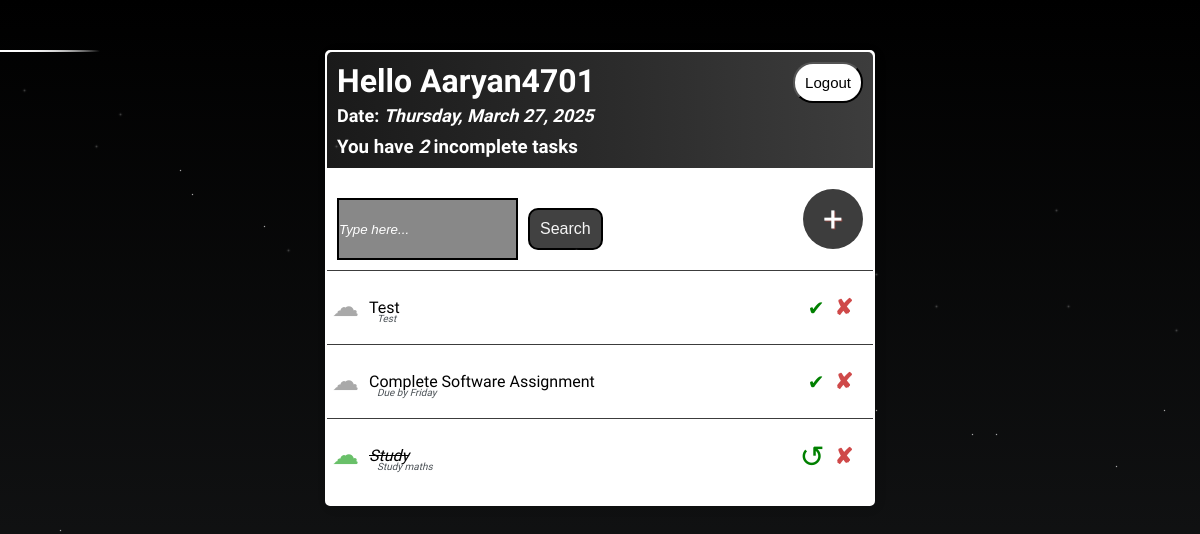
Before: / (signed in) with the older database file.
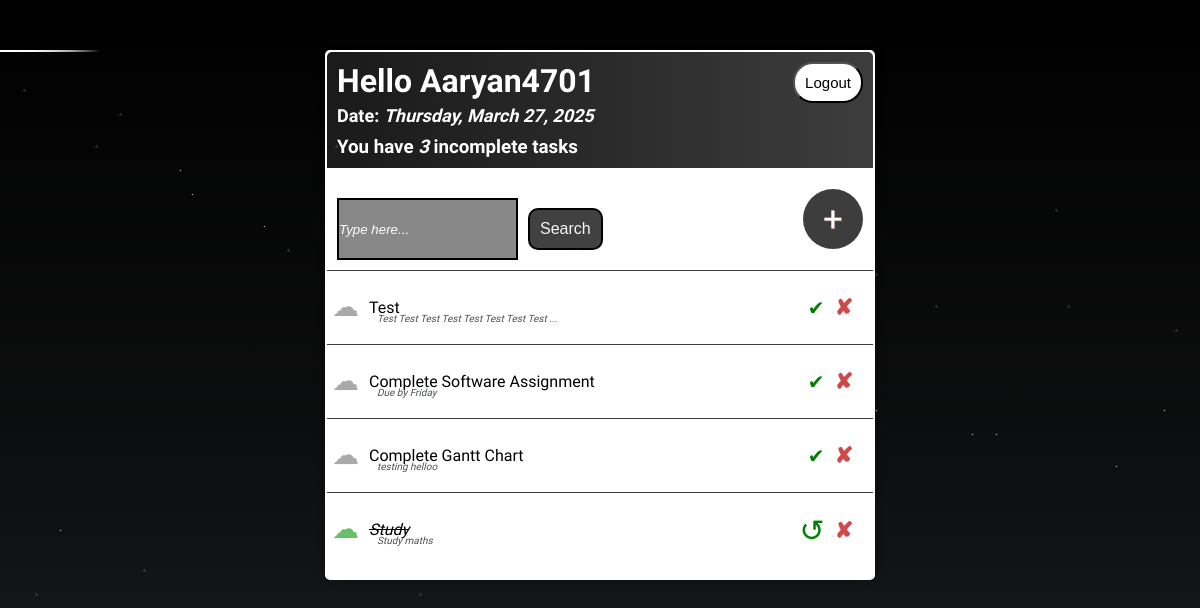
After: the same page with the newer database file.
### base/models.py (models this page shows)
class Task(models.Model):
    user = models.ForeignKey(User, on_delete=models.CASCADE, null=True, blank=True)
    title = models.CharField(max_length=200) # The title of the task, limited to 200 characters.
    description = models.TextField(null=True, blank=True) # A text field for the task's description
    complete = models.BooleanField(default=False) # A boolean field to track whether the task is complete or not
    created = models.DateTimeField(auto_now_add=True) # Automatically sets the timestamp when the task is created.
    def __str__(self):
        return self.title
    class Meta:
        ordering = ['complete'] # Orders tasks by their completion status

### base/views.py (the view)
# urls.py: path('', TaskList.as_view(), name= 'tasks'), #task list page
class TaskList(LoginRequiredMixin, ListView):
    model = Task
    context_object_name = 'tasks'
    def get_context_data(self, **kwargs):
        context = super().get_context_data(**kwargs)
        context['tasks']= context['tasks'].filter(user=self.request.user)  # Filters tasks to only show those belonging to the current user
        context['count']= context['tasks'].filter(complete=False).count() # Counts tasks that are not marked as complete
        search_input = self.request.GET.get('search-area') or ''  #Retrieves the search input from the search bar
        if search_input:
            context['tasks'] = context['tasks'].filter(title__startswith=search_input)  #Filters the task list to match the search input
        context['search_input'] = search_input
        return context

### base/templates/base/task_list.html (shortened to what this page needs)
{% extends 'base/main.html' %}
{% block content %}
{% load static %}
{% load tz %}
<div class="header-bar">
    <div>
        <h1>Hello {{request.user|title}}</h1>
        <h3 id="current-date" style="margin:0">Date: <i>{% now "l, F j, Y" %}</i></h3>
        <h3 style="margin:0">You have <i>{{count}}</i> incomplete task{{ count|pluralize:"s" }}</h3>
    </div>
    {% if request.user.is_authenticated %}
        <form method="post" action="{% url 'logout' %}">
            <button type="submit" id="logout-button">Logout</button>
        </form>
    {% else %}
    <a href="{% url 'login' %}">Login</a>
    {% endif %}
</div>
<div id="search-add-wrapper">
    <form method="GET" style="margin-top:20px;display:flex;">
        <input type="texts" name='search-area' value="{{search_input}}" id="search-bar" placeholder="Type here...">
        <input class="button" type ="submit" value="Search" id="submit-button">
    </form>
    <a id="add-link" href="{% url 'task-create' %}">&#x2b;</a>
</div>
<div class="task-items-wrapper">
    {% for task in tasks %}
        <div class="task-wrapper">
            <div class="task-content">
                <div class="task-title">
                    {% if task.complete %}
                        <div class="task-complete-icon">&#9729;</div>
                        <i><s><a href="{% url 'task-update' task.id %}">{{ task }}</a></s></i>
                    {% else %}
                        <div class="task-incomplete-icon">&#9729;</div>
                        <a href="{% url 'task-update' task.id %}">{{ task }}</a>
                    {% endif %}
                </div>
                <div class="task-description">
                    <p><i>{{ task.description|slice:":40" }}{% if task.description|length > 40 %}...{% endif %}</i></p>
                </div>
            </div>
           <div class="task-actions">
                <form method="POST" action="{% url 'task-complete' task.id %}">
                    <button type="submit" class="tick-button {% if task.complete %}completed{% endif %}" >
                        {% if task.complete %}
                            &#8634;
                        {% else %}
                            &#10004;
                        {% endif %}
                    </button>
                </form>
                <a class="delete-link" href="{% url 'task-delete' task.id %}">&#x2718;</a>
            </div>
        </div>
    {% endfor %}
</div>
{% endblock content %}

Changed rows visible on the page:
changed Task "Test": description "Test" → "Test Test Test Test Test Test Test Test"; now shows "..."
added Task: title "Complete Gantt Chart", description "testing helloo"
Other visible differences:
{{ count }}: "2" → "3"
